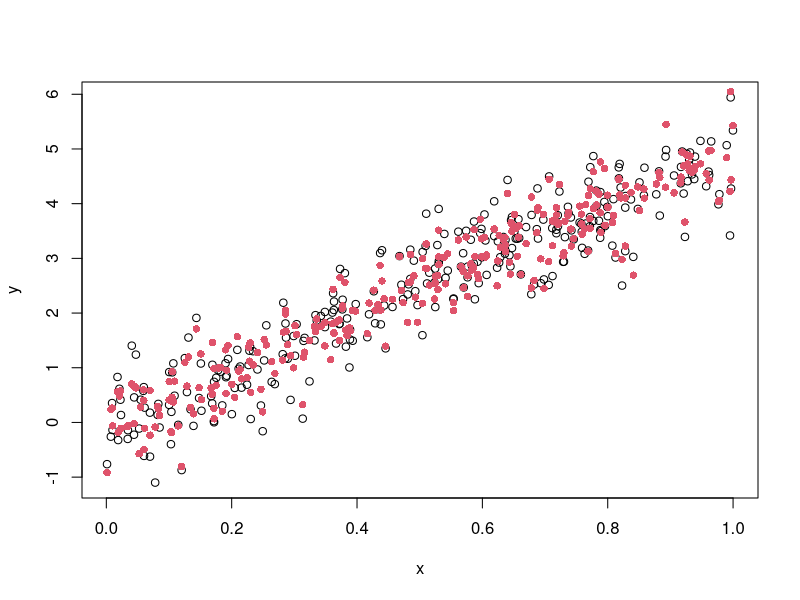

R code for this plot: (Note: this script raises an error after producing the figure.)
set.seed(7890)
n = 300
beta = 5
sig2 = 0.20
mu   = 0.00
tau2 = 0.10
true = c(beta,sig2,mu,tau2)
sig = sqrt(sig2)
tau = sqrt(tau2)
theta = rnorm(n,mu,tau)
theta.true = theta
x = runif(n)
y = rnorm(n,x*beta+theta,sig)

par(mfrow=c(1,1))
plot(x,y)
points(x,y-theta,col=2,pch=16)

E=sig2;D=0.1;a=(E/D)^2+2;b=(a-1)*E
E=tau2;D=0.1;c=(E/D)^2+2;d=(c-1)*E
b0=0.0
C0=100
mu0=0.0
V0=100


set.seed(3243)
beta  = true[1]
mu    = true[3]
theta = theta.true
M0  = 50000
L   = 50
M   = 5000
niter = M0+L*M
pars = matrix(0,niter,4)
thetas = matrix(0,niter,n)
for (iter in 1:niter){
  # sampling sig2
  sig2  = 1/rgamma(1,a+n/2,b+sum((y-beta*x-theta)^2)/2)
  # sampling tau2
  tau2  = 1/rgamma(1,c+n/2,d+sum((theta-mu)^2)/2)
  # sampling beta
  var   = 1/(1/C0+sum(x^2)/sig2)
  mean  = var*(b0/C0+sum(x*(y-theta))/sig2)
  beta  = rnorm(1,mean,sqrt(var))
  # sampling mu
  var   = 1/(1/V0+n/tau2)
  mean  = var*(mu0/V0+sum(theta)/tau2)
  mu    = rnorm(1,mean,sqrt(var))
  # sampling theta
  var   = 1/(1/tau2+1/sig2)
  mean  = var*(mu/tau2+(y-beta*x)/sig2)
  theta = rnorm(n,mean,sqrt(var))
  # storing draws
  pars[iter,] = c(beta,sig2,mu,tau2)
  thetas[iter,] = theta
}
ind = seq(M0+1,niter,by=L)
pars1 = pars[ind,]
thetas = thetas[ind,]

pdf(file="posterior.pdf",width=10,height=10)
names = c("beta","sig2","mu","tau2")
par(mfrow=c(4,3))
for (i in 1:4){
  ts.plot(pars1[,i],xlab="iterations",ylab="",main=names[i])
  abline(h=true[i],col=2)
  acf(pars1[,i],main="")
  hist(pars1[,i],prob=TRUE,main="",xlab="",breaks=seq(min(pars1[,i]),max(pars1[,i]),length=30))
  abline(v=true[i],col=2)
}
dev.off()

set.seed(12134)
N = 100
xx = seq(min(x),max(x),length=N)
yy = seq(-3,9,length=N)
den = matrix(0,N,N)
theta1 = rnorm(M,pars[,3],sqrt(pars[,4]))
for (i in 1:N)
  for (j in 1:N)
    den[i,j] = mean(dnorm(yy[i],pars1[,1]*xx[j]+theta1,sqrt(pars1[,2])))

set.seed(12164)
draws = matrix(0,N,M)
means = rep(0,N)
for (j in 1:N){
  draws[j,] = rnorm(M,pars1[,1]*xx[j]+theta1,sqrt(pars1[,2]))
  means[j] = mean(pars1[,1]*xx[j]+theta1)
}
meany = apply(draws,1,mean)  

pdf(file="predictives1.pdf",width=10,height=10)
par(mfrow=c(2,1))
persp(yy,xx,den,theta=30,phi=30,expand=0.5,col="lightblue",ltheta=120,shade=0.75,
      ticktype="detailed",xlab="y",ylab="x",zlab="predictive")

contour(xx,yy,t(den),drawlabels=FALSE,xlab="x",ylab="y")
points(x,y,col=gray(0.75),pch=16)
lines(xx,meany,col=2,lwd=5)
lines(xx,means,col=3,lwd=2)
dev.off()

pdf(file="predictives2.pdf",width=10,height=10)
par(mfrow=c(2,2))
for (i in trunc(seq(1,N,length=4))){
	breaks = seq(min(draws[i,]),max(draws[i,]),length=30)
	hist(draws[i,],xlab="y",ylab="Predictive",prob=TRUE,breaks=breaks,main=paste("x=",round(xx[i],3),sep=""))
	lines(yy,den[,i],col=4)
  abline(v=meany[i],col=2,lwd=5)
  abline(v=means[i],col=3,lwd=2)
}
dev.off()




set.seed(12164)
draws = matrix(0,N,M)
means = matrix(0,N,M)
for (j in 1:N){
  draws[j,] = rnorm(M,pars1[,1]*xx[j]+theta1,sqrt(pars1[,2]))
  means[j,] = pars1[,1]*xx[j]+theta1
}


size=100
k=M/size
meanss = array(0,c(k,N,2))
for (i in 1:k){
  ini = (i-1)*size+1
  fini = i*size
  meanss[i,,1]=apply(draws[,ini:fini],1,mean)
  meanss[i,,2]=apply(means[,ini:fini],1,mean)
}

pdf(file="MCerror.pdf",width=10,height=10)
plot(xx,sqrt(apply(meanss[,,1],2,var)),ylim=c(0.02,0.1),type="b",pch=16,xlab="x",
     ylab="MC standard deviation",col=2)
lines(xx,sqrt(apply(meanss[,,2],2,var)),type="b",pch=16,col=3)
dev.off()
